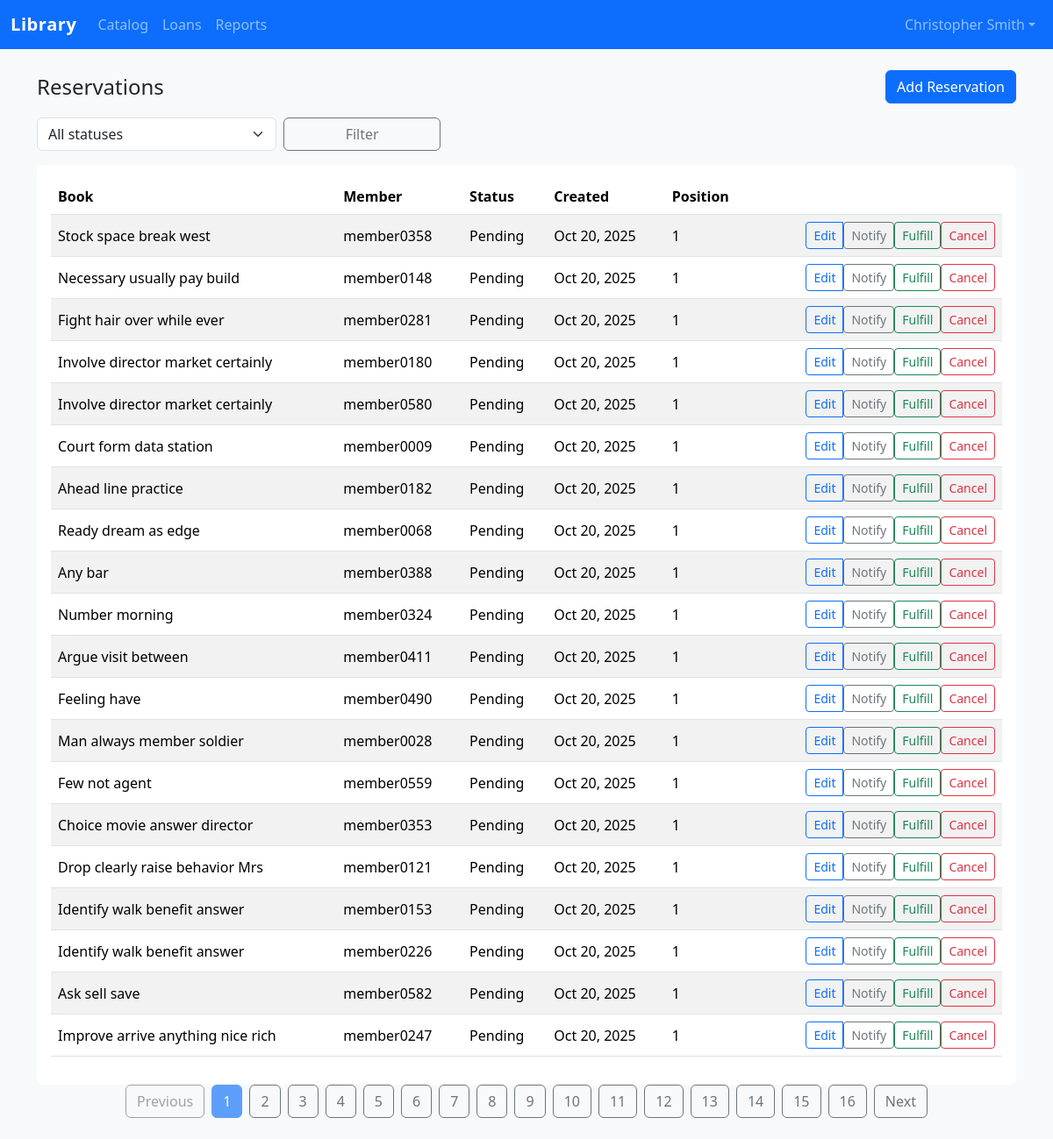
The page /circulation/reservations/ (signed in) on the database its author committed.
### accounts/models.py (models this page shows, shortened)
class User(AbstractUser):
	class Role(models.TextChoices):
		ADMIN = "ADMIN", _("Administrator")
		LIBRARIAN = "LIBRARIAN", _("Librarian")
		MEMBER = "MEMBER", _("Member / Student")
	role = models.CharField(
		max_length=20,
		choices=Role.choices,
		default=Role.MEMBER,
		help_text=_("Determines the permissions granted to the user."),
	)
	employee_id = models.CharField(
		max_length=50,
		blank=True,
		help_text=_("Optional staff identifier for administrators and librarians."),
	)
	avatar = models.ImageField(upload_to="avatars/", blank=True, null=True)
	created_at = models.DateTimeField(auto_now_add=True)
	class Meta(AbstractUser.Meta):
		ordering = ["username"]
	@property
	def is_admin(self) -> bool:
		return self.is_superuser or self.role == self.Role.ADMIN
	@property
	def is_librarian(self) -> bool:
		return self.role == self.Role.LIBRARIAN

### circulation/models.py (models this page shows, shortened)
class Reservation(models.Model):
	class Status(models.TextChoices):
		PENDING = "PENDING", "Pending"
		NOTIFIED = "NOTIFIED", "Notified"
		CANCELLED = "CANCELLED", "Cancelled"
		FULFILLED = "FULFILLED", "Fulfilled"
	book = models.ForeignKey(Book, on_delete=models.CASCADE, related_name="reservations")
	member = models.ForeignKey(User, on_delete=models.CASCADE, related_name="reservations")
	created_at = models.DateTimeField(auto_now_add=True)
	expires_at = models.DateTimeField(null=True, blank=True)
	fulfilled_at = models.DateTimeField(null=True, blank=True)
	status = models.CharField(max_length=12, choices=Status.choices, default=Status.PENDING)
	position = models.PositiveIntegerField(default=1)
	notes = models.TextField(blank=True)
	class Meta:
		ordering = ["created_at"]
		unique_together = ("book", "member", "status")

### catalog/models.py (models this page shows, shortened)
class Book(models.Model):
	title = models.CharField(max_length=255)
	author = models.CharField(max_length=255)
	isbn = models.CharField(max_length=13, unique=True)
	category = models.ForeignKey(Category, on_delete=models.PROTECT, related_name="books")
	publication_date = models.DateField(blank=True, null=True)
	publisher = models.CharField(max_length=255, blank=True)
	description = models.TextField(blank=True)
	cover_image = models.ImageField(upload_to="book_covers/", blank=True, null=True)
	language = models.CharField(max_length=60, blank=True)
	created_at = models.DateTimeField(auto_now_add=True)
	updated_at = models.DateTimeField(auto_now=True)
	tags = models.JSONField(default=list, blank=True)
	class Meta:
		ordering = ["title"]
		indexes = [
			models.Index(fields=["title"]),
			models.Index(fields=["author"]),
			models.Index(fields=["isbn"]),
		]
	@property
	def total_copies(self) -> int:
		return getattr(self, "_total_copies", self.copies.count())

### circulation/views.py (the view)
# urls.py: path("reservations/", views.ReservationListView.as_view(), name="reservation-list"),
class ReservationListView(RoleRequiredMixin, ListView):
	model = Reservation
	template_name = "circulation/reservation_list.html"
	paginate_by = 20
	required_roles = (User.Role.ADMIN, User.Role.LIBRARIAN)
	def get_queryset(self):
		queryset = Reservation.objects.select_related("book", "member").order_by("status", "position")
		status = self.request.GET.get("status")
		if status:
			queryset = queryset.filter(status=status)
		return queryset

### accounts/permissions.py (called while the page is built)
def user_has_role(user: User, roles: Iterable[str]) -> bool:
    return user.is_authenticated and (user.role in roles or user.is_superuser)

    def dispatch(self, request: HttpRequest, *args, **kwargs) -> HttpResponse:
        if not self.required_roles:
            raise ValueError("RoleRequiredMixin requires `required_roles` to be set.")
        if user_has_role(request.user, self.required_roles):
            return super().dispatch(request, *args, **kwargs)
        messages.error(request, "You do not have permission to access this resource.")
        return redirect(reverse("accounts:login"))

### templates/circulation/reservation_list.html (shortened to what this page needs)
{% extends "base.html" %}
{% block content %}
<div class="d-flex justify-content-between align-items-center mb-3">
  <h1 class="h4 mb-0">Reservations</h1>
  <a href="{% url 'circulation:reservation-create' %}" class="btn btn-primary">Add Reservation</a>
</div>
<form class="row g-2 mb-3">
  <div class="col-md-3">
    <select name="status" id="reservation-status" class="form-select">
      <option value="">All statuses</option>
    </select>
  </div>
  <div class="col-md-2">
    <button type="submit" class="btn btn-outline-secondary w-100">Filter</button>
  </div>
</form>
<div class="table-responsive">
  <table class="table table-striped align-middle">
    <thead>
      <tr>
        <th>Book</th>
        <th>Member</th>
        <th>Status</th>
        <th>Created</th>
        <th>Position</th>
        <th></th>
      </tr>
    </thead>
    <tbody>
      {% for reservation in object_list %}
      <tr>
        <td>{{ reservation.book.title }}</td>
        <td>{{ reservation.member.username }}</td>
        <td>{{ reservation.get_status_display }}</td>
        <td>{{ reservation.created_at|date:"M d, Y" }}</td>
        <td>{{ reservation.position }}</td>
        <td class="text-end">
          <div class="btn-group">
            <a class="btn btn-sm btn-outline-primary" href="{% url 'circulation:reservation-edit' reservation.pk %}">Edit</a>
            <form method="post" action="{% url 'circulation:reservation-action' reservation.pk 'notify' %}" class="d-inline">{% csrf_token %}<button type="submit" class="btn btn-sm btn-outline-secondary">Notify</button></form>
            <form method="post" action="{% url 'circulation:reservation-action' reservation.pk 'fulfill' %}" class="d-inline">{% csrf_token %}<button type="submit" class="btn btn-sm btn-outline-success">Fulfill</button></form>
            <form method="post" action="{% url 'circulation:reservation-action' reservation.pk 'cancel' %}" class="d-inline">{% csrf_token %}<button type="submit" class="btn btn-sm btn-outline-danger">Cancel</button></form>
          </div>
        </td>
      </tr>
      {% empty %}
      <tr><td colspan="6" class="text-center text-muted">No reservations.</td></tr>
      {% endfor %}
    </tbody>
  </table>
</div>
{% include "includes/pagination.html" with page_obj=page_obj %}
{% endblock %}

### static/css/styles.css (style rules this page uses)
:root { --brand-primary: #0d6efd; --brand-accent: #198754; --brand-muted: #f8f9fa; }
body { background-color: var(--brand-muted); }
.navbar-brand { font-weight: 600; letter-spacing: 0.03em; }
.table-responsive { background-color: #fff; border-radius: 0.5rem; padding: 1rem; }

### rows shown on the page
User: first_name+last_name+username "Library Catalog Loans Reports Christopher Smith"
Reservation: book "Stock space break west", member.username "member0358", status "Pending", created_at "Oct 20, 2025", position "1"
Reservation: book "Necessary usually pay build", member.username "member0148", status "Pending", created_at "Oct 20, 2025", position "1"
Reservation: book "Fight hair over while ever", member.username "member0281", status "Pending", created_at "Oct 20, 2025", position "1"
Reservation: book "Involve director market certainly", member.username "member0180", status "Pending", created_at "Oct 20, 2025", position "1"
Reservation: book "Involve director market certainly", member.username "member0580", status "Pending", created_at "Oct 20, 2025", position "1"
Reservation: book "Court form data station", member.username "member0009", status "Pending", created_at "Oct 20, 2025", position "1"
Reservation: book "Ahead line practice", member.username "member0182", status "Pending", created_at "Oct 20, 2025", position "1"
Reservation: book "Ready dream as edge", member.username "member0068", status "Pending", created_at "Oct 20, 2025", position "1"
Reservation: book "Any bar", member.username "member0388", status "Pending", created_at "Oct 20, 2025", position "1"
Reservation: book "Number morning", member.username "member0324", status "Pending", created_at "Oct 20, 2025", position "1"
Reservation: book "Argue visit between", member.username "member0411", status "Pending", created_at "Oct 20, 2025", position "1"
Reservation: book "Feeling have", member.username "member0490", status "Pending", created_at "Oct 20, 2025", position "1"
Reservation: book "Man always member soldier", member.username "member0028", status "Pending", created_at "Oct 20, 2025", position "1"
Reservation: book "Few not agent", member.username "member0559", status "Pending", created_at "Oct 20, 2025", position "1"
Reservation: book "Choice movie answer director", member.username "member0353", status "Pending", created_at "Oct 20, 2025", position "1"
Reservation: book "Drop clearly raise behavior Mrs", member.username "member0121", status "Pending", created_at "Oct 20, 2025", position "1"
Reservation: book "Identify walk benefit answer", member.username "member0153", status "Pending", created_at "Oct 20, 2025", position "1"
Reservation: book "Identify walk benefit answer", member.username "member0226", status "Pending", created_at "Oct 20, 2025", position "1"
Reservation: book "Ask sell save", member.username "member0582", status "Pending", created_at "Oct 20, 2025", position "1"
Reservation: book "Improve arrive anything nice rich", member.username "member0247", status "Pending", created_at "Oct 20, 2025", position "1"

### other values the page prints
{{ page }} "1"
{{ page }} "2" "3" "4" "5" "6" "7" "8" "9" "10" "11" "12" "13" "14" "15" "16"
